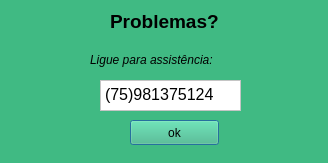
<?xml version="1.0" encoding="UTF-8"?>
<ui version="4.0">
 <class>Dialog</class>
 <widget class="QDialog" name="Dialog">
  <property name="geometry">
   <rect>
    <x>0</x>
    <y>0</y>
    <width>328</width>
    <height>163</height>
   </rect>
  </property>
  <property name="windowTitle">
   <string>Dialog</string>
  </property>
  <property name="styleSheet">
   <string notr="true">background-color: rgb(64, 186, 131);</string>
  </property>
  <widget class="QLabel" name="label">
   <property name="geometry">
    <rect>
     <x>110</x>
     <y>10</y>
     <width>141</width>
     <height>21</height>
    </rect>
   </property>
   <property name="text">
    <string>&lt;html&gt;&lt;head/&gt;&lt;body&gt;&lt;p&gt;&lt;span style=&quot; font-size:14pt; font-weight:600;&quot;&gt;Problemas?&lt;/span&gt;&lt;/p&gt;&lt;/body&gt;&lt;/html&gt;</string>
   </property>
  </widget>
  <widget class="QLabel" name="label_2">
   <property name="geometry">
    <rect>
     <x>90</x>
     <y>40</y>
     <width>171</width>
     <height>41</height>
    </rect>
   </property>
   <property name="text">
    <string>&lt;html&gt;&lt;head/&gt;&lt;body&gt;&lt;p&gt;&lt;span style=&quot; font-style:italic;&quot;&gt;Ligue para assistência:&lt;/span&gt;&lt;/p&gt;&lt;/body&gt;&lt;/html&gt;</string>
   </property>
  </widget>
  <widget class="QTextBrowser" name="textBrowser">
   <property name="geometry">
    <rect>
     <x>100</x>
     <y>80</y>
     <width>141</width>
     <height>31</height>
    </rect>
   </property>
   <property name="styleSheet">
    <string notr="true">background-color: rgb(255, 255, 255);</string>
   </property>
   <property name="html">
    <string>&lt;!DOCTYPE HTML PUBLIC &quot;-//W3C//DTD HTML 4.0//EN&quot; &quot;http://www.w3.org/TR/REC-html40/strict.dtd&quot;&gt;
&lt;html&gt;&lt;head&gt;&lt;meta name=&quot;qrichtext&quot; content=&quot;1&quot; /&gt;&lt;style type=&quot;text/css&quot;&gt;
p, li { white-space: pre-wrap; }
&lt;/style&gt;&lt;/head&gt;&lt;body style=&quot; font-family:'Ubuntu'; font-size:11pt; font-weight:400; font-style:normal;&quot;&gt;
&lt;p style=&quot; margin-top:0px; margin-bottom:0px; margin-left:0px; margin-right:0px; -qt-block-indent:0; text-indent:0px;&quot;&gt;&lt;span style=&quot; font-size:12pt;&quot;&gt;(75)981375124&lt;/span&gt;&lt;/p&gt;&lt;/body&gt;&lt;/html&gt;</string>
   </property>
  </widget>
  <widget class="QPushButton" name="btn_ok">
   <property name="geometry">
    <rect>
     <x>130</x>
     <y>120</y>
     <width>89</width>
     <height>25</height>
    </rect>
   </property>
   <property name="text">
    <string>ok</string>
   </property>
  </widget>
 </widget>
 <resources/>
 <connections/>
</ui>
